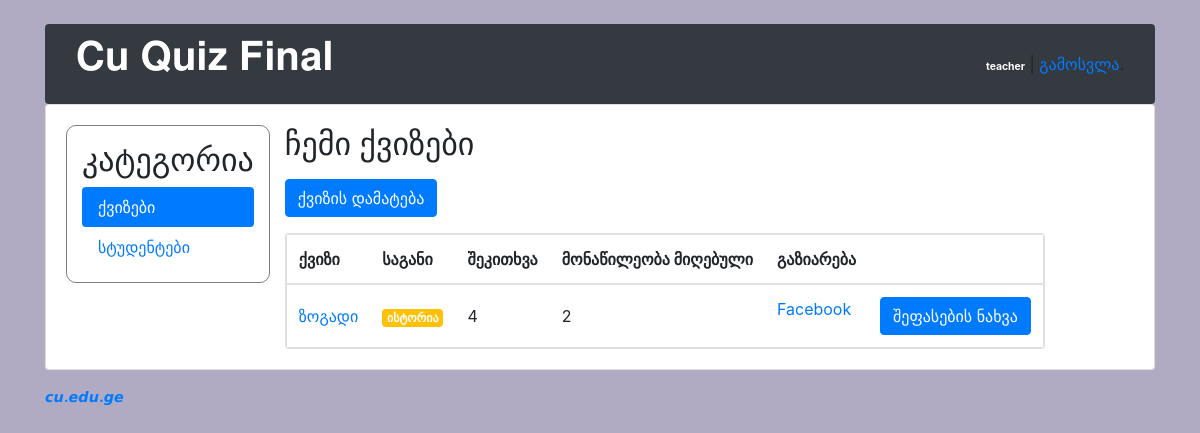
The app's page /teachers/ (signed in), older data.
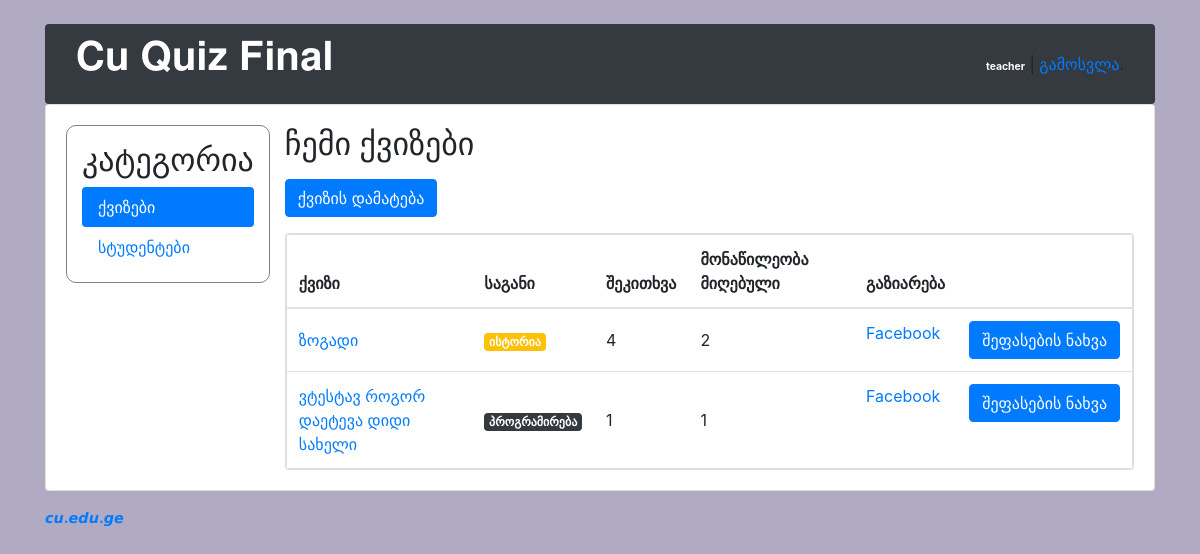
The same page, newer data.
### classroom/models.py (models this page shows, shortened)
class Quiz(models.Model):
    owner = models.ForeignKey(User, on_delete=models.CASCADE, related_name='quizzes')
    name = models.CharField("დასახელება", max_length=255)
    subject = models.ForeignKey(Subject, on_delete=models.CASCADE, verbose_name=u'საგანი',
                                related_name='quizzes')

class Subject(models.Model):
    name = models.CharField(max_length=30)
    color = models.CharField(max_length=7, default='#007bff')
    def get_html_badge(self):
        name = escape(self.name)
        color = escape(self.color)
        html = '<span class="badge badge-primary" style="background-color: %s">%s</span>' % (color, name)
        return mark_safe(html)

### classroom/views/teachers.py (the view)
# urls.py: path('', students.QuizListView.as_view(), name='quiz_list'),
@method_decorator([login_required, teacher_required], name='dispatch')
class QuizListView(ListView):
    model = Quiz
    ordering = ('name',)
    context_object_name = 'quizzes'
    template_name = 'classroom/teachers/quiz_change_list.html'
    def get_queryset(self):
        queryset = self.request.user.quizzes \
            .select_related('subject') \
            .annotate(questions_count=Count('questions', distinct=True)) \
            .annotate(taken_count=Count('taken_quizzes', distinct=True))
        return queryset

### classroom/templates/classroom/teachers/quiz_change_list.html
{% extends 'base.html' %}
{% block content %}
    <div id = responsivediv>
        <div>
            {% include 'classroom/teachers/_header.html' with active='new' %}
        </div>
        <div>
            <h2 class="mb-3">ჩემი ქვიზები</h2>
            <a href="{% url 'teachers:quiz_add' %}" class="btn btn-primary mb-3" role="button">ქვიზის დამატება</a>
            <div class="card" style="overflow-x:auto;">
                <table class="table mb-0">
                    <thead>
                    <tr>
                        <th>ქვიზი</th>
                        <th>საგანი</th>
                        <th>შეკითხვა</th>
                        <th>მონაწილეობა მიღებული</th>
                        <th>გაზიარება</th>
                        <th></th>
                    </tr>
                    </thead>
                    <tbody>
                    {% for quiz in quizzes %}
                        <tr>
                            <td class="align-middle"><a
                                    href="{% url 'teachers:quiz_change' quiz.pk %}">{{ quiz.name }}</a></td>
                            <td class="align-middle">{{ quiz.subject.get_html_badge }}</td>
                            <td class="align-middle">{{ quiz.questions_count }}</td>
                            <td class="align-middle">{{ quiz.taken_count }}</td>
                            <td>
                                <a href="https://www.facebook.com/sharer/sharer.php?u=http://127.0.0.1:8000/students/quiz/{{ quiz.id }}/">Facebook</a>
                            </td>
                            <td class="text-right">
                                <a href="{% url 'teachers:quiz_results' quiz.pk %}" class="btn btn-primary">შეფასების
                                    ნახვა</a>
                            </td>
                        </tr>
                    {% empty %}
                        <tr>
                            <td class="bg-light text-center font-italic" colspan="5">თქვენ არ შეგიქმნიათ ჯერჯერობით
                                არცერთი ქვიზი.
                            </td>
                        </tr>
                    {% endfor %}
                    </tbody>
                </table>
            </div>
        </div>
    </div>
{% endblock %}

Row changes from the older to the newer data that the page shows:
added Quiz: name "ვტესტავ როგორ დაეტევა დიდი სახელი", subject.get_html_badge "პროგრამირება", questions_count "1", taken_count "1"
